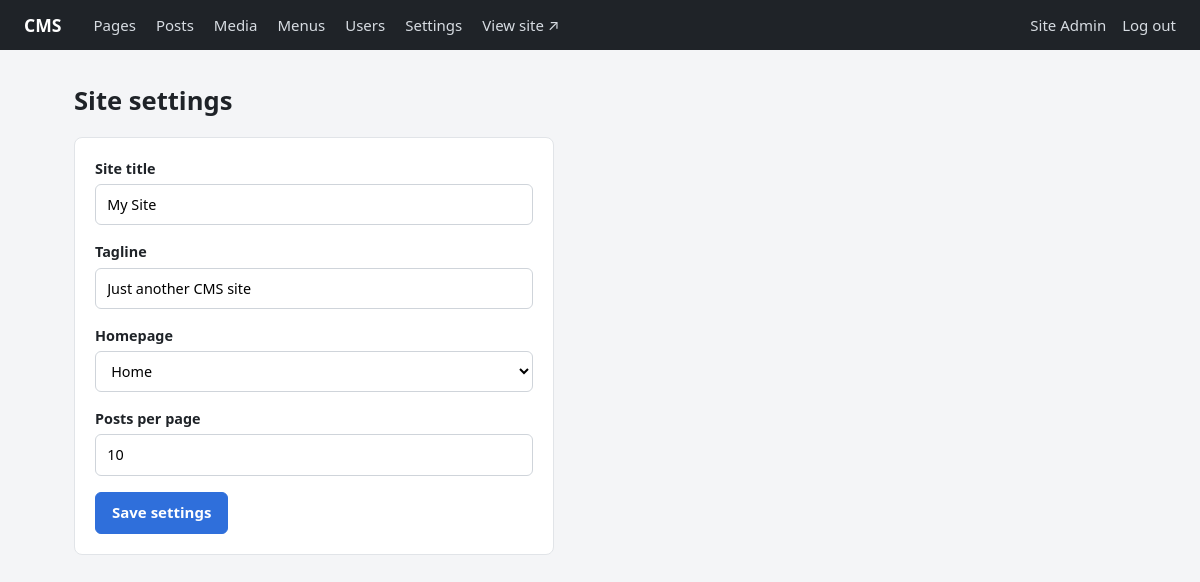
The app's page /admin/settings (signed in) with its own data.
### tables this page shows
CREATE TABLE users (
    id            INTEGER PRIMARY KEY,
    email         TEXT NOT NULL UNIQUE COLLATE NOCASE,
    username      TEXT NOT NULL UNIQUE COLLATE NOCASE,
    password_hash TEXT NOT NULL,
    display_name  TEXT,
    bio           TEXT,
    avatar_id     INTEGER REFERENCES media(id) ON DELETE SET NULL,
    role_id       INTEGER NOT NULL REFERENCES roles(id),
    is_active     INTEGER NOT NULL DEFAULT 1 CHECK (is_active IN (0, 1)),
    last_login_at TEXT,
    created_at    TEXT NOT NULL DEFAULT (datetime('now')),
    updated_at    TEXT NOT NULL DEFAULT (datetime('now'))
);

CREATE TABLE settings (
    key        TEXT PRIMARY KEY,
    value      TEXT,
    updated_at TEXT NOT NULL DEFAULT (datetime('now'))
);

### app.py (the view, shortened to what this page needs)
@app.route("/admin/settings", methods=["GET", "POST"])
@role_required("admin")
def settings():
    db = get_db()
    pages = db.execute("SELECT id, title FROM posts WHERE type = 'page' ORDER BY title").fetchall()
    return render_template("admin/settings.html", s=get_settings(), pages=pages)

### app.py (called while the page is built)
def get_db() -> sqlite3.Connection:
    if "db" not in g:
        if not DB_PATH.exists():
            raise RuntimeError("Database not found. Run: python db/init_db.py")
        g.db = sqlite3.connect(DB_PATH)
        g.db.row_factory = sqlite3.Row
        g.db.execute("PRAGMA foreign_keys = ON")
    return g.db

def get_settings() -> dict:
    return {r["key"]: r["value"] for r in get_db().execute("SELECT key, value FROM settings")}

def current_user():
    if "user" not in g:
        uid = session.get("user_id")
        g.user = uid and get_db().execute(
            "SELECT u.*, r.name AS role FROM users u JOIN roles r ON r.id = u.role_id "
            "WHERE u.id = ? AND u.is_active = 1", (uid,)).fetchone()
    return g.user

def has_role(min_role: str) -> bool:
    user = current_user()
    return bool(user) and ROLE_LEVEL.get(user["role"], -1) >= ROLE_LEVEL[min_role]

def login_required(view):
    @wraps(view)
    def wrapped(*args, **kwargs):
        if not current_user():
            return redirect(url_for("login", next=request.path))
        return view(*args, **kwargs)
    return wrapped

def role_required(min_role: str):
    def decorator(view):
        @wraps(view)
        @login_required
        def wrapped(*args, **kwargs):
            if not has_role(min_role):
                abort(403)
            return view(*args, **kwargs)
        return wrapped
    return decorator

@app.before_request
def csrf_protect():
    if request.method == "POST":
        token = session.get("csrf_token")
        sent = request.form.get("csrf_token") or request.headers.get("X-CSRF-Token", "")
        if not token or not hmac.compare_digest(token, sent):
            abort(400, "Invalid form token. Go back, refresh the page and try again.")

@app.context_processor
def inject_globals():
    if "csrf_token" not in session:
        session["csrf_token"] = secrets.token_hex(16)
    return {"csrf_token": session["csrf_token"], "user": current_user(),
            "has_role": has_role, "can_edit": can_edit, "can_create": can_create,
            "media_url": media_url}

def load_menu(location):
    return get_db().execute(
        "SELECT i.label, i.url, p.slug, p.type FROM menu_items i JOIN menus m ON m.id = i.menu_id "
        "LEFT JOIN posts p ON p.id = i.post_id WHERE m.location = ? "
        "AND (p.id IS NULL OR p.status = 'published') ORDER BY i.sort_order, i.id", (location,)).fetchall()

### templates/admin/settings.html (shortened to what this page needs)
{% extends "admin/base.html" %}
{% block content %}
<h1>Site settings</h1>
<form method="post" class="card narrow">
  <label>Site title <input name="site_title" value="{{ s.site_title }}"></label>
  <label>Tagline <input name="site_tagline" value="{{ s.site_tagline }}"></label>
  <label>Homepage
    <select name="homepage_id">
      {% for p in pages %}
        <option value="{{ p.id }}" {{ 'selected' if s.homepage_id == p.id|string }}>{{ p.title }}</option>
      {% endfor %}
    </select>
  </label>
  <label>Posts per page <input name="posts_per_page" type="number" min="1" max="100" value="{{ s.posts_per_page }}"></label>
  <button class="primary">Save settings</button>
</form>
{% endblock %}

### templates/admin/base.html (shortened to what this page needs)
<!doctype html>
<html lang="en">
<head>
  <link rel="stylesheet" href="{{ url_for('static', filename='admin.css') }}">
</head>
<body>
  {% if user %}
  <header class="topbar">
    <a class="brand" href="{{ url_for('dashboard') }}">CMS</a>
    <nav>
      <a href="{{ url_for('dashboard', type='page') }}">Pages</a>
      <a href="{{ url_for('dashboard', type='post') }}">Posts</a>
      <a href="{{ url_for('media') }}">Media</a>
      {% if has_role('editor') %}<a href="{{ url_for('menus') }}">Menus</a>{% endif %}
      {% if has_role('admin') %}
        <a href="{{ url_for('users') }}">Users</a>
        <a href="{{ url_for('settings') }}">Settings</a>
      {% endif %}
      <a href="{{ url_for('home') }}" target="_blank">View site ↗</a>
    </nav>
    <div class="who">
      <a href="{{ url_for('account') }}">{{ user.display_name or user.username }}</a>
      <form method="post" action="{{ url_for('logout') }}">
        <button class="link">Log out</button>
      </form>
    </div>
  </header>
  {% endif %}
  <main class="{% block main_class %}container{% endblock %}">
    {% block content %}{% endblock %}
  </main>
</body>
</html>

### static/admin.css (style rules this page uses)
* { box-sizing: border-box; }
body { margin: 0; font: 15px/1.5 system-ui, -apple-system, "Segoe UI", sans-serif; background: #f4f5f7; color: #1f2328; }
a { color: #2f6fdb; text-decoration: none; }
h1 { font-size: 1.6rem; margin: 0 0 1rem; }
.topbar { display: flex; align-items: center; gap: 2rem; padding: .75rem 1.5rem; background: #1f2328; color: #fff; }
.topbar a { color: #d7dce2; }
.topbar .brand { font-weight: 700; color: #fff; font-size: 1.1rem; }
.topbar nav { display: flex; gap: 1.25rem; flex: 1; }
.topbar .who { display: flex; gap: 1rem; align-items: center; }
.topbar .who button { color: #d7dce2; }
.container { max-width: 1100px; margin: 2rem auto; padding: 0 1.5rem; }
.card { background: #fff; border: 1px solid #e1e4e8; border-radius: 8px; padding: 1.25rem; margin-bottom: 1rem; }
.narrow { max-width: 480px; }
label { display: block; margin-bottom: 1rem; font-weight: 600; font-size: .9rem; }
input, select, textarea { display: block; width: 100%; margin-top: .3rem; padding: .55rem .7rem; font: inherit; font-weight: 400; border: 1px solid #cfd4da; border-radius: 6px; background: #fff; }
button, .button { display: inline-block; padding: .55rem 1rem; font: inherit; font-weight: 600; border-radius: 6px; border: 1px solid #cfd4da; background: #fff; color: #1f2328; cursor: pointer; }
.primary { background: #2f6fdb; border-color: #2f6fdb; color: #fff; }
button.link { background: none; border: 0; padding: 0; color: #2f6fdb; font-weight: 400; }

### records on screen
users: display_name "Site Admin"
settings: site_title "My Site"
settings: site_tagline "Just another CMS site"
settings: posts_per_page "10"

### other values on screen
form field homepage_id "Home"
